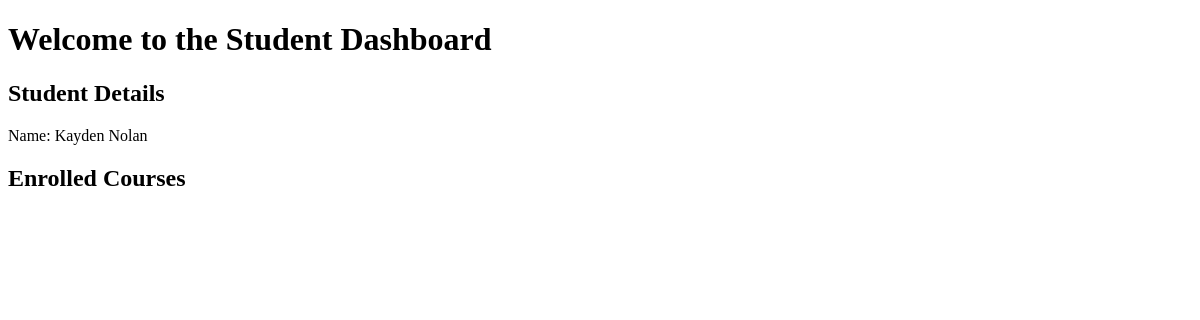
The page /students/2 on the database as committed earlier.
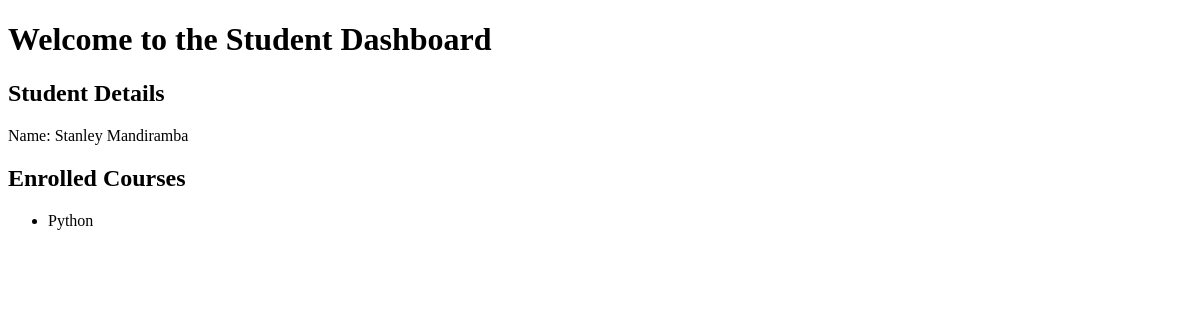
The same page on the database as committed later.
### app.py (models this page shows, shortened)
class Student(db.Model):
    id = db.Column(db.Integer, primary_key=True)
    name = db.Column(db.String(100),unique=True, nullable=False)
    courses = db.relationship('Course', secondary=enrollment, backref='students', lazy='dynamic')

class Course(db.Model):
    id = db.Column(db.Integer, primary_key=True)
    name = db.Column(db.String(100), unique=True, nullable=False)

### app.py (the view)
@app.route('/students/<int:student_id>')
def student_details(student_id):
    student = Student.query.filter_by(id=student_id).first()
    courses = student.courses.all() if student else []
    return render_template('student_details.html', student=student, courses=courses)

### templates/student_details.html (shortened to what this page needs)
<!DOCTYPE html>
<html lang="en">
	<head>
	</head>
	<body>
		<h1>Welcome to the Student Dashboard</h1>
		<h2>Student Details</h2>
		<p>Name: {{ student.name }}</p>
		<h2>Enrolled Courses</h2>
		<ul>
			{% for course in student.courses %}
				<li>{{ course.name }}</li>
			{% endfor %}
		</ul>
	</body>
</html>

Rows that differ between the two databases and show on the page:
changed Student: name "Kayden Nolan" → "Stanley Mandiramba"
now on this page (row edited): Course: name "Python"
